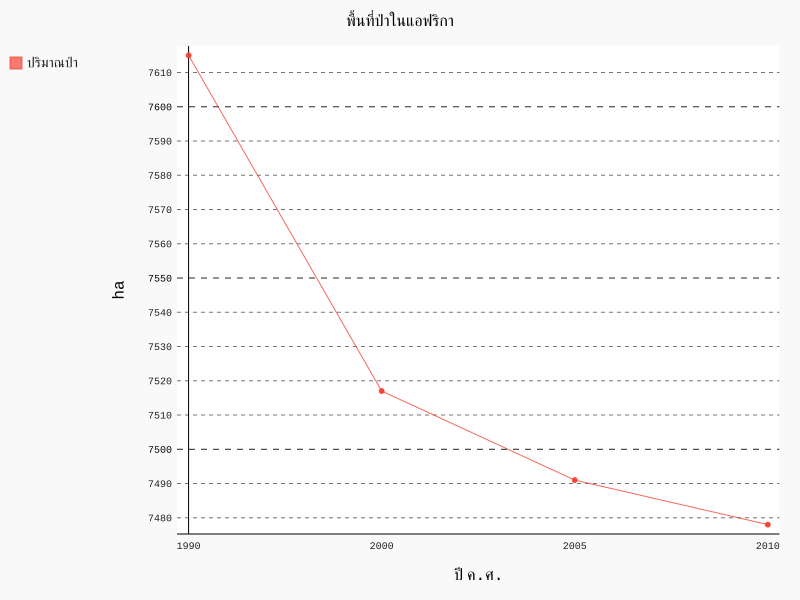

This chart was generated by the following Python code:
import pygal
import pandas as pd
df = pd.read_excel(pd.ExcelFile('for2.xlsx'))
line_chart = pygal.Line(title=u'พื้นที่ป่าในแอฟริกา', x_title='ปี ค.ศ.',y_title='ha')
line_chart.x_labels = map(str, [1990,2000,2005,2010])
line_chart.add('ปริมาณป่า', df['for'])
line_chart.render_to_file('for2.svg')
